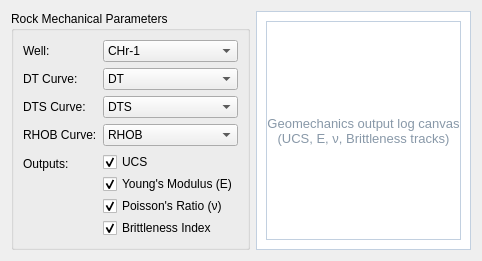
   <widget class="QWidget" name="tabGeomechanics">
    <attribute name="title">
     <string>Geomechanics Suite</string>
    </attribute>
    <layout class="QHBoxLayout" name="layoutGeo">
     <property name="spacing">
      <number>6</number>
     </property>
     <item>
      <widget class="QGroupBox" name="groupGeoParams">
       <property name="title">
        <string>Rock Mechanical Parameters</string>
       </property>
       <layout class="QFormLayout" name="formGeo">
        <item row="0" column="0">
         <widget class="QLabel" name="auto_label_073">
          <property name="text">
           <string>Well:</string>
          </property>
         </widget>
        </item>
        <item row="0" column="1">
         <widget class="QComboBox" name="comboGeoWell">
          <item>
           <property name="text">
            <string>CHr-1</string>
           </property>
          </item>
         </widget>
        </item>
        <item row="1" column="0">
         <widget class="QLabel" name="auto_label_074">
          <property name="text">
           <string>DT Curve:</string>
          </property>
         </widget>
        </item>
        <item row="1" column="1">
         <widget class="QComboBox" name="comboGeoDT">
          <item>
           <property name="text">
            <string>DT</string>
           </property>
          </item>
         </widget>
        </item>
        <item row="2" column="0">
         <widget class="QLabel" name="auto_label_075">
          <property name="text">
           <string>DTS Curve:</string>
          </property>
         </widget>
        </item>
        <item row="2" column="1">
         <widget class="QComboBox" name="comboGeoDTS">
          <item>
           <property name="text">
            <string>DTS</string>
           </property>
          </item>
          <item>
           <property name="text">
            <string>--- Not Available ---</string>
           </property>
          </item>
         </widget>
        </item>
        <item row="3" column="0">
         <widget class="QLabel" name="auto_label_076">
          <property name="text">
           <string>RHOB Curve:</string>
          </property>
         </widget>
        </item>
        <item row="3" column="1">
         <widget class="QComboBox" name="comboGeoRHOB">
          <item>
           <property name="text">
            <string>RHOB</string>
           </property>
          </item>
         </widget>
        </item>
        <item row="4" column="0">
         <widget class="QLabel" name="auto_label_077">
          <property name="text">
           <string>Outputs:</string>
          </property>
         </widget>
        </item>
        <item row="4" column="1">
         <layout class="QVBoxLayout">
          <property name="spacing">
           <number>2</number>
          </property>
          <item>
           <widget class="QCheckBox" name="checkGeoUCS">
            <property name="text">
             <string>UCS</string>
            </property>
            <property name="checked">
             <bool>true</bool>
            </property>
           </widget>
          </item>
          <item>
           <widget class="QCheckBox" name="checkGeoE">
            <property name="text">
             <string>Young's Modulus (E)</string>
            </property>
            <property name="checked">
             <bool>true</bool>
            </property>
           </widget>
          </item>
          <item>
           <widget class="QCheckBox" name="checkGeoPR">
            <property name="text">
             <string>Poisson's Ratio (ν)</string>
            </property>
            <property name="checked">
             <bool>true</bool>
            </property>
           </widget>
          </item>
          <item>
           <widget class="QCheckBox" name="checkGeoBI">
            <property name="text">
             <string>Brittleness Index</string>
            </property>
            <property name="checked">
             <bool>true</bool>
            </property>
           </widget>
          </item>
         </layout>
        </item>
       </layout>
      </widget>
     </item>
     <item>
      <widget class="QFrame" name="frameGeoCanvas">
       <property name="styleSheet">
        <string>background:#FFFFFF;border:1px solid #C2D0E0;</string>
       </property>
       <property name="frameShape">
        <enum>QFrame::StyledPanel</enum>
       </property>
       <property name="frameShadow">
        <enum>QFrame::Sunken</enum>
       </property>
       <layout class="QVBoxLayout">
        <item>
         <widget class="QLabel" name="lblGeoPlaceholder">
          <property name="styleSheet">
           <string>color:#8898A8;font-size:13px;</string>
          </property>
          <property name="text">
           <string>Geomechanics output log canvas
(UCS, E, ν, Brittleness tracks)</string>
          </property>
          <property name="alignment">
           <set>Qt::AlignCenter</set>
          </property>
         </widget>
        </item>
       </layout>
      </widget>
     </item>
    </layout>
   </widget>
